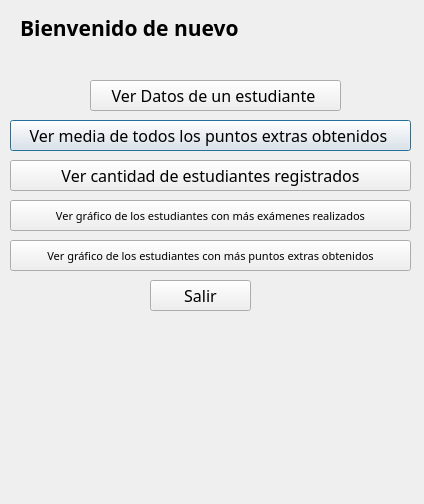
<?xml version="1.0" encoding="UTF-8"?>
<ui version="4.0">
 <class>Dialog</class>
 <widget class="QDialog" name="Dialog">
  <property name="geometry">
   <rect>
    <x>0</x>
    <y>0</y>
    <width>424</width>
    <height>504</height>
   </rect>
  </property>
  <property name="windowTitle">
   <string>Dialog</string>
  </property>
  <widget class="QPushButton" name="butVm">
   <property name="geometry">
    <rect>
     <x>10</x>
     <y>120</y>
     <width>401</width>
     <height>31</height>
    </rect>
   </property>
   <property name="font">
    <font>
     <family>Century Gothic</family>
     <pointsize>12</pointsize>
    </font>
   </property>
   <property name="text">
    <string>Ver media de todos los puntos extras obtenidos </string>
   </property>
  </widget>
  <widget class="QPushButton" name="butonSalir">
   <property name="geometry">
    <rect>
     <x>150</x>
     <y>280</y>
     <width>101</width>
     <height>31</height>
    </rect>
   </property>
   <property name="font">
    <font>
     <family>Century Gothic</family>
     <pointsize>12</pointsize>
    </font>
   </property>
   <property name="text">
    <string>Salir</string>
   </property>
  </widget>
  <widget class="QPushButton" name="butVc">
   <property name="geometry">
    <rect>
     <x>10</x>
     <y>160</y>
     <width>401</width>
     <height>31</height>
    </rect>
   </property>
   <property name="font">
    <font>
     <family>Century Gothic</family>
     <pointsize>12</pointsize>
    </font>
   </property>
   <property name="text">
    <string>Ver cantidad de estudiantes registrados</string>
   </property>
  </widget>
  <widget class="QPushButton" name="butVd">
   <property name="geometry">
    <rect>
     <x>90</x>
     <y>80</y>
     <width>251</width>
     <height>31</height>
    </rect>
   </property>
   <property name="font">
    <font>
     <family>Century Gothic</family>
     <pointsize>12</pointsize>
    </font>
   </property>
   <property name="text">
    <string>Ver Datos de un estudiante </string>
   </property>
  </widget>
  <widget class="QLabel" name="label">
   <property name="geometry">
    <rect>
     <x>20</x>
     <y>20</y>
     <width>281</width>
     <height>16</height>
    </rect>
   </property>
   <property name="font">
    <font>
     <family>Century Gothic</family>
     <pointsize>16</pointsize>
     <weight>75</weight>
     <bold>true</bold>
    </font>
   </property>
   <property name="text">
    <string>Bienvenido de nuevo</string>
   </property>
  </widget>
  <widget class="QLabel" name="revisar">
   <property name="geometry">
    <rect>
     <x>40</x>
     <y>330</y>
     <width>301</width>
     <height>21</height>
    </rect>
   </property>
   <property name="text">
    <string/>
   </property>
  </widget>
  <widget class="QPushButton" name="butGraf1">
   <property name="geometry">
    <rect>
     <x>10</x>
     <y>200</y>
     <width>401</width>
     <height>31</height>
    </rect>
   </property>
   <property name="font">
    <font>
     <family>Century Gothic</family>
     <pointsize>8</pointsize>
    </font>
   </property>
   <property name="text">
    <string>Ver gráfico de los estudiantes con más exámenes realizados</string>
   </property>
  </widget>
  <widget class="QPushButton" name="butGraf2">
   <property name="geometry">
    <rect>
     <x>10</x>
     <y>240</y>
     <width>401</width>
     <height>31</height>
    </rect>
   </property>
   <property name="font">
    <font>
     <family>Century Gothic</family>
     <pointsize>8</pointsize>
    </font>
   </property>
   <property name="text">
    <string>Ver gráfico de los estudiantes con más puntos extras obtenidos</string>
   </property>
  </widget>
  <widget class="QLabel" name="revisar_2">
   <property name="geometry">
    <rect>
     <x>60</x>
     <y>380</y>
     <width>301</width>
     <height>21</height>
    </rect>
   </property>
   <property name="text">
    <string/>
   </property>
  </widget>
 </widget>
 <resources/>
 <connections/>
</ui>
